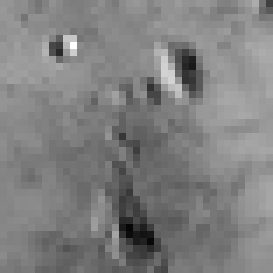
%> input picture PR-project/pics/5.jpg, 39 x 39 px, shrunk from 256 x 256 before the run (shown 7 times larger)
$ octave testbench.m   (GNU Octave 9; MATLAB toolbox functions it lacks are replaced by stand-ins)
%> lines starting %> are read from the running program, lines starting %| are printed output that depends on the picture; in (x1, y1, x2, y2) boxes, pixels count from 0 and x2, y2 are one past the last pixel; in counts of white or black regions, pixels touching at a corner belong together; the program's own positions count from 1
### PR-project/KM.m
%% K-means Clustering Algorithm
if ~exist('testing', 'var')
    clear; close all;
    data_dir = './pics/';
    file_name = '4.jpg';
    n_cluster = 3;
end

% Parameters
stopping_threshold = 1e-4;


% Read the image
img = imread([data_dir file_name]);
%> img is the input picture: size 39x39 uint8; min 6, max 255, mean 127.7

n_row = size(img, 1);
%> n_row = 39
n_col = size(img, 2);
%> n_col = 39

img = im2double(img);
%> img: size 39x39 double


%% K-means
% Create centers
max_v = max(max(img));
%> max_v = 1
min_v = min(min(img));
%> min_v = 0.0235

centers = zeros(n_cluster, 1);
for j = 1 : n_cluster
    centers(j) = min_v + (2*j+1)*(max_v-min_v)/(2*n_cluster);
end
%> after the loop, centers = [0.756; 1.24]
centers = min(centers, 1);
%> centers = [0.756; 1]

% Find minimum distance to center
loop = 0;
while true
    loop = loop + 1;
    old_centers = sort(centers);
    distances = abs( repmat(img, [1, 1, n_cluster])...
        - repmat(reshape(centers, [1, 1, n_cluster]), [n_row n_col 1]) );

    [val, ind] = min(distances, [], 3);

    % Find new cluster centers
    for i = 1 : n_cluster
        centers(i) = mean(img(ind==i));
    end

    delta = mean(abs(old_centers - sort(centers)));
%     fprintf('delta: %f\n', delta);

    if mean(abs(old_centers - sort(centers))) < stopping_threshold
        break;
    end

end
%> this loop made 15 passes
%> (old_centers, delta) on passes 1 to 12: ([0.756; 1], 0.128), ([0.501; 1], 0.0931), ([0.499; 0.816], 0.0362), ([0.497; 0.745], 0.0435), ([0.49; 0.665], 0.0317), ([0.471; 0.62], 0.02), ([0.454; 0.598], 0.0138), ([0.44; 0.584], 0.0129), ([0.425; 0.573], 0.00862), ([0.415; 0.566], 0.0042), ([0.409; 0.563], 0.00368), ([0.405; 0.561], 0.00166)
%> pass 1, `[val, ind] = min(distances, [], 3);`:
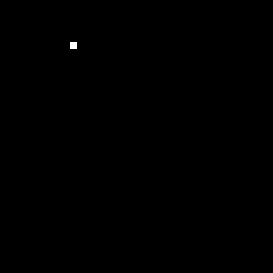
%> ind: size 39x39 double (shown 7 times larger); values 1 (black) and 2 (white), 0.07% white in thin lines or dots, all inside (x1, y1, x2, y2) = (10, 6, 11, 7)
%> after the loop, centers = [0.396; 0.556]; loop = 15


distances = abs( repmat(img, [1, 1, n_cluster])...
    - repmat(reshape(centers, [1, 1, n_cluster]), [n_row n_col 1]) );

[val, ind] = min(distances, [], 3);
%> ind: size 39x39 double; values 1 (black) and 2 (white), 65.7% white; 14 black regions (12 under 20 px), largest, box (x1, y1, x2, y2) and area: (4, 11, 34, 39) 454, (24, 6, 29, 14) 27

%%
img = im2double(imread([data_dir file_name]));
values = unique(img);
%> values = 138 values from 0.0235 to 1

mems = zeros(length(values), n_cluster);
for i = 1 : length(values)
    for c = 1 : n_cluster

        inx = find(img==values(i));
        if ind(inx(1)) == c
            mems(i, c) = 1;
        else
            mems(i, c) = 0;
        end
    end
end
%> this loop made 138 passes
%> after the loop, mems = 138 rows, first 12: [1 0; 1 0; 1 0; 1 0; 1 0; 1 0; 1 0; 1 0; 1 0; 1 0; 1 0; 1 0]

figure; hold on;
for i = 1 : n_cluster
    plot(values, mems(:, i));
    plot(centers(i), 0,'o', 'Color', 'r');
end
title('KM Membership');


%%

for i = 1 : n_cluster
    img(ind==i) = centers(i);
end

if ~exist('testing', 'var')
    figure;
    imshow(img);
end

disp(255*centers');
%|    100.95   141.75

imwrite(img, sprintf('./temp/%s_KM_c%d.jpg', file_name, n_cluster));

### PR-project/fuzzycmeans.m
function[Ifc,CI] = fuzzycmeans(I,k,Tn)
%> called with k = 2, Tn = 15

% This program illustrates the Fuzzy c-means segmentation of an image.
% Author: Krishna Kumar
%I - input image
%k - no. of clusters required
%Ifc - fuzzy clustering output image
%C - final cluster centers
%Tn - Number of itrations
%sample usage:
%I = imread('cameraman.tif');
%[Ifc,C] = fuzzycmeans(I,4,15)
%--------------------------------------------------------------
I=double(I);
[H,W]=size(I);
%> H = 39; W = 39
Icm = zeros(H,W);
IC = [];
for i=1:k
    IC=cat(3,IC,I);
end

%Random initialization of cluster centers

cc = randi(250,1,k);
TFcm=0;
%-----------------------------------------------------------------

while(TFcm<Tn)
    c=[];
    R = [];
    tmp = [];
    P = [];
    D=zeros(H,W,1);

  for i=1:k
    U=repmat(cc(i),H,W);
    c=cat(3,c,U);
  end

  for i=1:k
    r=repmat(0.000001,H,W);
    R=cat(3,R,r);
  end


    distance=IC-c;
    distance=distance.*distance+R;

    dS=1./distance;

    for i=1:k
        D = D + dS(:,:,i);
    end

    for i=1:k
        dist(:,:,i)=distance(:,:,i).*D;
        Q(:,:,i)=1./dist(:,:,i);
    end

    for i=1:k
     CI(i)=sum(sum(Q(:,:,i).*Q(:,:,i).*I))/sum(sum(Q(:,:,i).*Q(:,:,i)));
    end


    for i=1:k
     tmp = cat(3,tmp,abs(cc(i)-CI(i))/cc(i));
    end

    for i=1:k
      P = cat(3,P,Q(:,:,i));
    end

    for i=1:H
        for j=1:W
            for l=1:k
                if max(P(i,j,:))==Q(i,j,l)
                    Icm(i,j)=l;
                end
            end
        end
    end
 %------------------------------------------------------------------
   if max(tmp)<0.0001
         break;
  else
   cc = CI;       %updating cluster centers
  end

%----------------------------------------

Ifc=uint8(Icm);

TFcm=TFcm+1;

end%end of while loop
%> this loop made 15 passes
%> cc on passes 1 to 12: [123.8 130.9], [117.8 135.8], [111 140.6], [107.1 142.7], [105.4 143.1], [104.6 143], [104.2 142.9], [103.9 142.8], [103.8 142.7], [103.7 142.7], [103.6 142.6], [103.5 142.6]
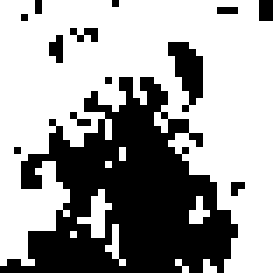
%> Icm: size 39x39 double (shown 7 times larger); values 1 (black) and 2 (white), 62.7% white; 13 black regions (11 under 20 px), largest, box (x1, y1, x2, y2) and area: (0, 11, 34, 39) 506, (24, 6, 29, 16) 29
%> after the loop, CI = [103.5 142.6]; TFcm = 15


end

### PR-project/FCM.m
%% FCM Matlab
if ~exist('testing', 'var')
    clear; close all;
    data_dir = './pics/';
    file_name = '3.jpg';
    n_cluster = 3;
end

% Parameters
fuzziness = 2;
stopping_threshold = 1e-4;
update_rate = 0.1;

% Read the image
img = imread([data_dir file_name]);

n_row = size(img, 1);
n_col = size(img, 2);

[Ifc, C] = fuzzycmeans(img, n_cluster, 15);
%> C = [103.5 142.6]


for i = 1 : n_cluster
    img(Ifc==i) = C(i);
end

if ~exist('testing', 'var')
    figure;
    imshow(img);
end

disp(C);
%|    103.48   142.57
%> `FCM;`:
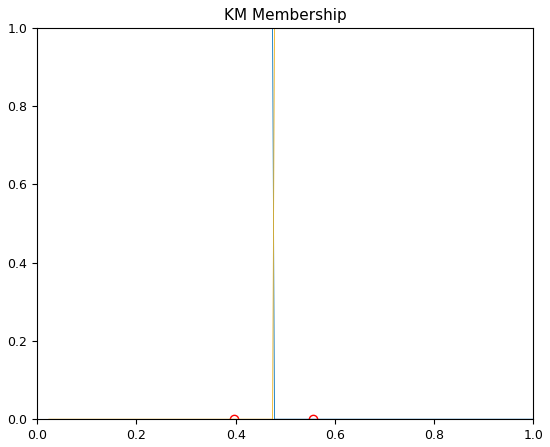
%> figure redrawn from the program's plot data; curve peaks at x = 0.0235, y = 1; curve peaks at x = 0.478, y = 1

imwrite(img, sprintf('./temp/%s_FCM_c%d.jpg', file_name, n_cluster));

### PR-project/adaptivefuzzycmeans.m
function[Ifc,CI, M, oM] = adaptivefuzzycmeans(I,k,Tn, cc)
%> called with k = 2, Tn = 15, cc = [0.259 0.511]

% This program illustrates the Fuzzy c-means segmentation of an image.
% Author: Krishna Kumar
%I - input image
%k - no. of clusters required
%Ifc - fuzzy clustering output image
%C - final cluster centers
%Tn - Number of itrations
%sample usage:
%I = imread('cameraman.tif');
%[Ifc,C] = fuzzycmeans(I,4,15)
%--------------------------------------------------------------
I=double(I);
[H,W]=size(I);
Icm = zeros(H,W);
IC = [];
for i=1:k
    IC=cat(3,IC,I);
end

%Random initialization of cluster centers

TFcm=0;
%-----------------------------------------------------------------

while(TFcm<Tn)
    c=[];
    R = [];
    tmp = [];
    P = [];
    D=zeros(H,W,1);
    ic = c;
  for i=1:k
    U=repmat(cc(i),H,W);
    c=cat(3,c,U);
  end

  for i=1:k
    r=repmat(0.000001,H,W);
    R=cat(3,R,r);
  end

    distance=IC-c;
    distance=distance.*distance+R;

    dS=1./distance;

    for i=1:k
        D = D + dS(:,:,i);
    end

    for i=1:k
        % normalized distance
        dist(:,:,i)=distance(:,:,i).*D;
        Q(:,:,i)=1./dist(:,:,i);
    end

    M = zeros(H,W,k);
    for i = 1 : k
        M(:, :, i) = Q(:,:,i).*Q(:,:,i);
    end
    oM = M;

    B = zeros(k, 1);
    for i = 1 : k
        B(i) = cc(i) / sum(sum(M(:, :, i)));
    end

% [4 lines of commented-out code are left out]

    NB = B ./ sum(B);

    for i=1:k
        e = B(i) - NB(i);
%          disp(mean(mean(M(:, :, i))));
%         mean(mean(0.1 * cc(i) * e))

        M(:, :, i) = M(:, :, i) + 0.1 * e * cc(i);
        CI(i) = sum(sum(M(:, :, i).*I))/sum(sum(M(:, :, i)));
    end


    for i=1:k
     tmp = cat(3,tmp,abs(cc(i)-CI(i))/cc(i));
    end

    for i=1:k
      P = cat(3,P,Q(:,:,i));
    end

    for i=1:H
        for j=1:W
            for l=1:k
                if max(P(i,j,:))==Q(i,j,l)
                    Icm(i,j)=l;
                end
            end
        end
    end
 %------------------------------------------------------------------
   if TFcm > 3 & max(tmp) < 0.0001
         break;
  else
   cc = CI;       %updating cluster centers
  end

%----------------------------------------

Ifc=uint8(Icm);

TFcm=TFcm+1;

end%end of while loop
%> this loop made 15 passes
%> (NB, cc) on passes 1 to 12: ([0.833; 0.167], [0.229 0.527]), ([0.825; 0.175], [0.22 0.529]), ([0.826; 0.174], [0.213 0.528]), ([0.829; 0.171], [0.206 0.527]), ([0.831; 0.169], [0.199 0.527]), ([0.834; 0.166], [0.193 0.526]), ([0.835; 0.165], [0.188 0.526]), ([0.837; 0.163], [0.183 0.525]), ([0.838; 0.162], [0.178 0.525]), ([0.838; 0.162], [0.175 0.524]), ([0.839; 0.161], [0.172 0.524]), ([0.839; 0.161], [0.17 0.524])
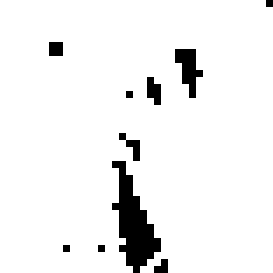
%> Icm: size 39x39 double (shown 7 times larger); values 1 (black) and 2 (white), 94.1% white; black in thin lines or dots, all inside (x1, y1, x2, y2) = (7, 0, 39, 39)
%> after the loop, B = [0.00213; 0.000405]; CI = [0.167 0.523]


end

### PR-project/AFKM.m
%% AFKM Matlab
if ~exist('testing', 'var')
    clear; close all;
    data_dir = './pics/';
    file_name = '4.jpg';
    n_cluster = 3;
end

% Parameters
fuzziness = 2;
stopping_threshold = 1e-4;
update_rate = 0.1;

% Read the image
img = im2double(imread([data_dir file_name]));

n_row = size(img, 1);
n_col = size(img, 2);

cc = rand(1, n_cluster);
[Ifc, C, M, oM] = adaptivefuzzycmeans(img, n_cluster,  15, cc);
%> C = [0.167 0.523]
%%
img = im2double(imread([data_dir file_name]));
values = unique(img);

mems = zeros(length(values), n_cluster);
for i = 1 : length(values)
    for c = 1 : n_cluster
        cM = M(:, :, c);
        ind = find(img==values(i));
        mems(i, c) = cM(ind(1));
    end
end
%> after the loop, mems = 138 rows, first 12: [0.839 -0.00248; 0.849 -0.00329; 0.864 -0.0044; 0.905 -0.00665; 0.925 -0.0074; 0.935 -0.00768; 0.939 -0.00779; 0.96 -0.00819; 0.967 -0.00827; 0.979 -0.00834; 0.985 -0.00835; 0.986 -0.00835]

figure; hold on;
for i = 1 : n_cluster
    plot(values, mems(:, i));
    plot(max(0, C(i)), 0,'o', 'Color', 'r');
end
title('AFKM Membership w/ DoB');
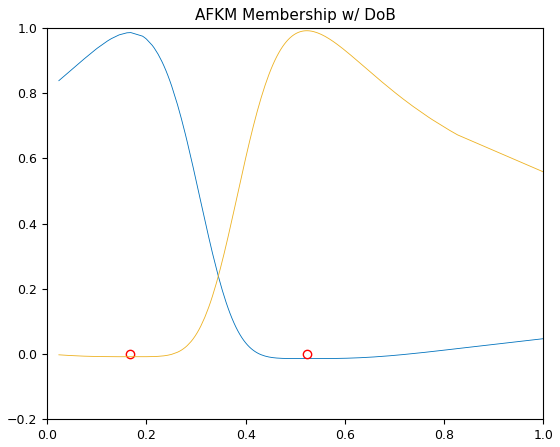
%> figure redrawn from the program's plot data; curve peaks at x = 0.169, y = 0.986; curve peaks at x = 0.522, y = 0.992

%%
img = im2double(imread([data_dir file_name]));
values = unique(img);

mems = zeros(length(values), n_cluster);
for i = 1 : length(values)
    for c = 1 : n_cluster
        cM = oM(:, :, c);
        ind = find(img==values(i));
        mems(i, c) = cM(ind(1));
    end
end
%> after the loop, mems = 138 rows, first 12: [0.853 0.00588; 0.863 0.00506; 0.878 0.00396; 0.919 0.0017; 0.939 0.000956; 0.949 0.000677; 0.953 0.00056; 0.974 0.000167; 0.981 8.65e-05; 0.993 1.24e-05; 0.999 1.28e-07; 1 2.82e-10]

figure; hold on;
for i = 1 : n_cluster
    plot(values, mems(:, i));
    CI(i) = sum(sum(oM(:, :, i).*img))/sum(sum(oM(:, :, i)));
    plot(CI(i), 0,'o', 'Color', 'g');
end
%> after the loop, CI = [0.257 0.523]
title('AFKM Membership w/o DoB');
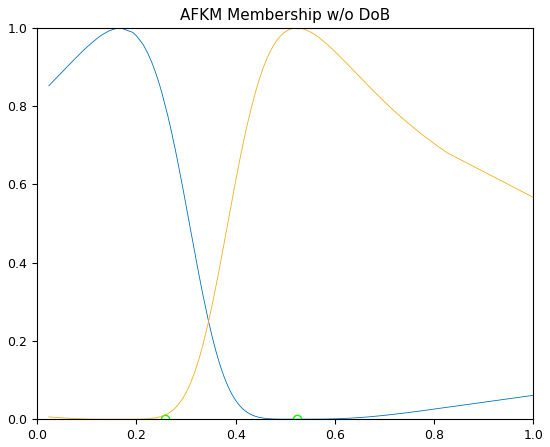
%> figure redrawn from the program's plot data; curve peaks at x = 0.169, y = 1; curve peaks at x = 0.522, y = 1
%%
img = im2double(imread([data_dir file_name]));
values = unique(img);

mems = zeros(length(values), n_cluster);
for i = 1 : length(values)
    for c = 1 : n_cluster
        cM = M(:, :, c);
        ind = find(img==values(i));
        mems(i, c) = cM(ind(1));
    end
end
%> after the loop, mems = 138 rows, first 12: [0.839 -0.00248; 0.849 -0.00329; 0.864 -0.0044; 0.905 -0.00665; 0.925 -0.0074; 0.935 -0.00768; 0.939 -0.00779; 0.96 -0.00819; 0.967 -0.00827; 0.979 -0.00834; 0.985 -0.00835; 0.986 -0.00835]

figure; hold on;
for i = 1 : n_cluster
    plot(values, mems(:, i), 'Color', 'r');
end

mems = zeros(length(values), n_cluster);
for i = 1 : length(values)
    for c = 1 : n_cluster
        cM = oM(:, :, c);
        ind = find(img==values(i));
        mems(i, c) = cM(ind(1));
    end
end
%> after the loop, mems = 138 rows, first 12: [0.853 0.00588; 0.863 0.00506; 0.878 0.00396; 0.919 0.0017; 0.939 0.000956; 0.949 0.000677; 0.953 0.00056; 0.974 0.000167; 0.981 8.65e-05; 0.993 1.24e-05; 0.999 1.28e-07; 1 2.82e-10]

for i = 1 : n_cluster
    plot(values, mems(:, i), 'Color', 'g');
end
ylim([-0.2 1])
title('AFKM Membership compare');

for i=1:n_cluster
    CI(i) = sum(sum(M(:, :, i).*img))/sum(sum(M(:, :, i)));
    plot(max(0, CI(i)), 0,'o', 'Color', 'r');
end
%> after the loop, CI = [0.167 0.523]
fprintf('M CI');
disp(CI);
%| M CI   0.1668   0.5233

for i=1:n_cluster
    CI(i) = sum(sum(oM(:, :, i).*img))/sum(sum(oM(:, :, i)));
    plot(CI(i), 0,'o', 'Color', 'g');
end
%> after the loop, CI = [0.257 0.523]
fprintf('oM CI');
disp(CI);
%| oM CI   0.2574   0.5231


%%
for i = 1 : n_cluster
    img(Ifc==i) = C(i);
end

if ~exist('testing', 'var')
    figure;
    imshow(img);
end
%%
imwrite(img, sprintf('./temp/%s_AFKM_c%d.jpg', file_name, n_cluster));

### PR-project/testbench.m
clear; close all;

testing = true;

files = {'5.jpg'};
clusters = [2 3 4 5];

for i = 1 : numel(files)
    file_name = files{i};
    data_dir = './pics/';
    for r =  1 : numel(clusters)
        n_cluster = clusters(r);
        fprintf('I: %s N: %d\n', file_name, n_cluster);
        fprintf('KM\n');
        KM;
        fprintf('FCM\n');
        FCM;
        fprintf('AFKM\n');
        AFKM;
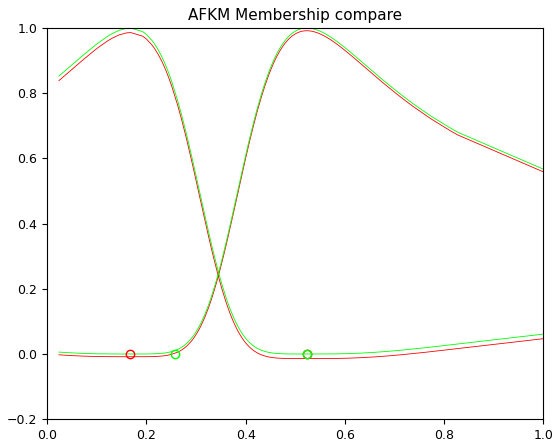
%> figure redrawn from the program's plot data; curve peaks at x = 0.169, y = 0.986; curve peaks at x = 0.522, y = 0.992; curve peaks at x = 0.169, y = 1; curve peaks at x = 0.522, y = 1
    end
end

clear;
